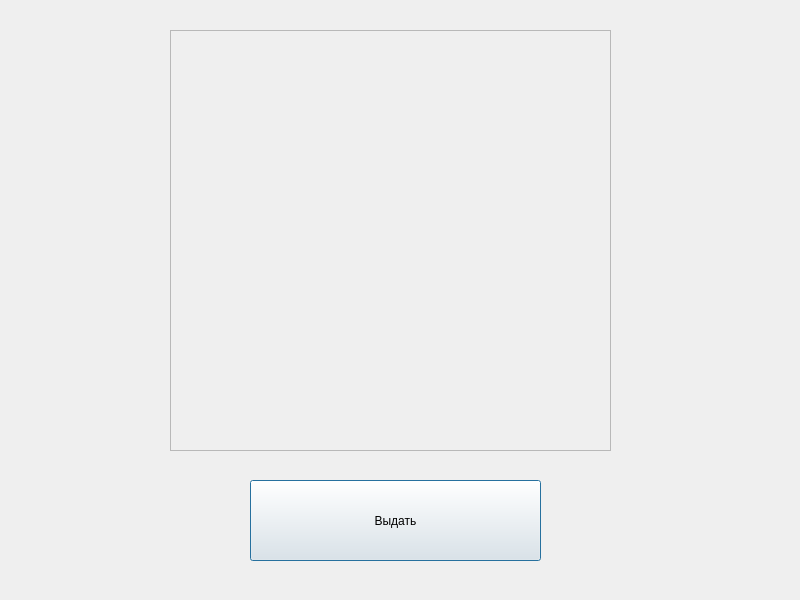
<?xml version="1.0" encoding="UTF-8"?>
<ui version="4.0">
 <class>GiveLabs</class>
 <widget class="QDialog" name="GiveLabs">
  <property name="geometry">
   <rect>
    <x>0</x>
    <y>0</y>
    <width>800</width>
    <height>600</height>
   </rect>
  </property>
  <property name="windowTitle">
   <string>Dialog</string>
  </property>
  <widget class="QScrollArea" name="scrollArea">
   <property name="geometry">
    <rect>
     <x>170</x>
     <y>30</y>
     <width>441</width>
     <height>421</height>
    </rect>
   </property>
   <property name="widgetResizable">
    <bool>true</bool>
   </property>
   <widget class="QWidget" name="scrollAreaWidgetContents">
    <property name="geometry">
     <rect>
      <x>0</x>
      <y>0</y>
      <width>439</width>
      <height>419</height>
     </rect>
    </property>
    <widget class="QWidget" name="widget" native="true">
     <property name="geometry">
      <rect>
       <x>30</x>
       <y>40</y>
       <width>371</width>
       <height>331</height>
      </rect>
     </property>
    </widget>
   </widget>
  </widget>
  <widget class="QPushButton" name="Give">
   <property name="geometry">
    <rect>
     <x>250</x>
     <y>480</y>
     <width>291</width>
     <height>81</height>
    </rect>
   </property>
   <property name="text">
    <string>Выдать</string>
   </property>
  </widget>
 </widget>
 <resources/>
 <connections/>
</ui>
